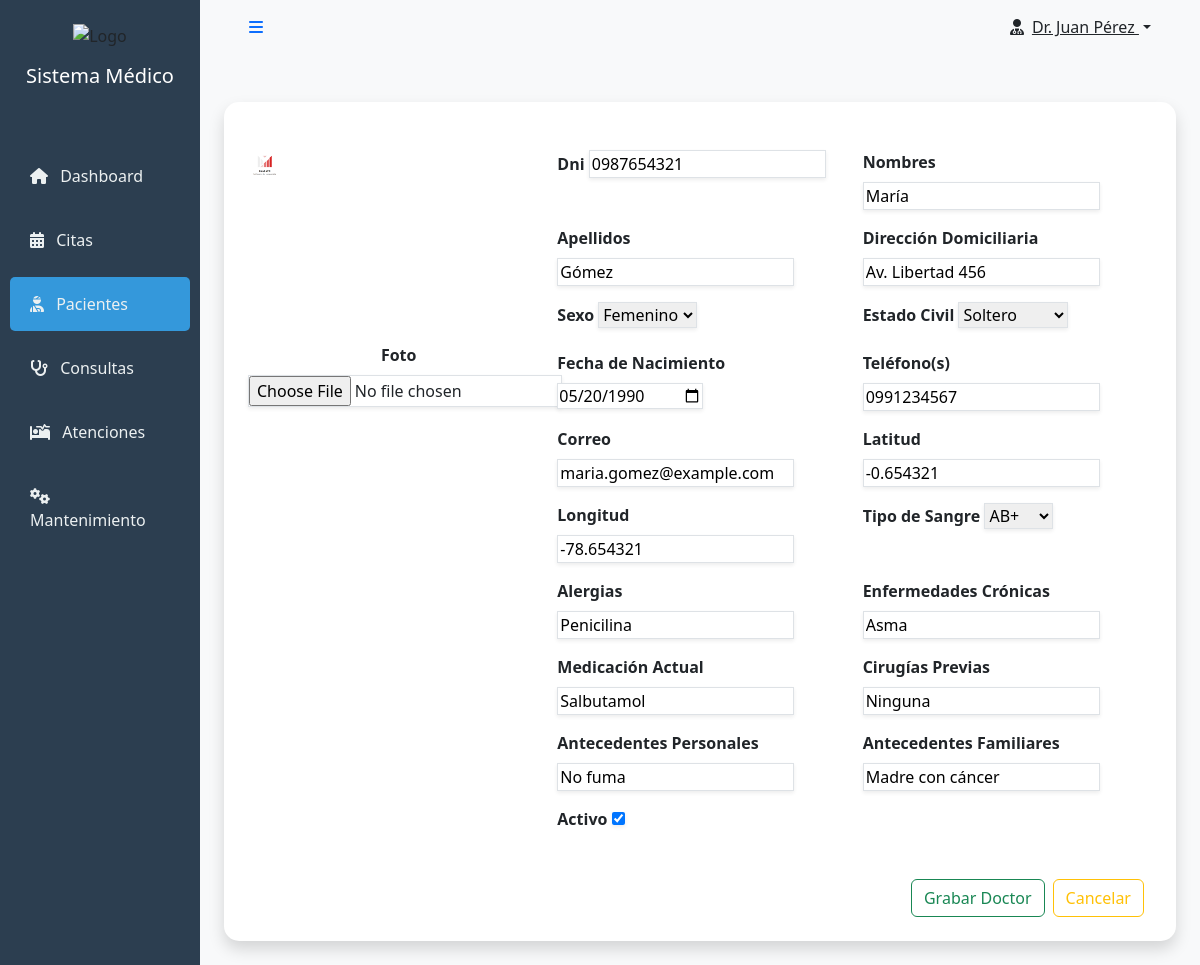
/patient_update/4/, run on the app's committed database.
### aplication/core/models.py (models this page shows, shortened)
class Paciente(models.Model):
    nombres = models.CharField(max_length=100, verbose_name="Nombres")
    apellidos = models.CharField(max_length=100, verbose_name="Apellidos")
    cedula = models.CharField(max_length=10, verbose_name="Cédula",validators=[valida_cedula])
    fecha_nacimiento = models.DateField(verbose_name="Fecha de Nacimiento")
    telefono = models.CharField(max_length=20, verbose_name="Teléfono(s)",validators=[phone_regex])
    email = models.EmailField(verbose_name="Correo", null=True, blank=True,unique=True)
    sexo = models.CharField(max_length=1, choices=SEX_CHOICES, verbose_name="Sexo")
    estado_civil = models.CharField(max_length=10, choices=CIVIL_CHOICES, verbose_name="Estado Civil")
    direccion = models.CharField(max_length=255, verbose_name="Dirección Domiciliaria")
    latitud = models.DecimalField(max_digits=18, decimal_places=6, verbose_name="Latitud", null=True, blank=True)
    longitud = models.DecimalField(max_digits=18, decimal_places=6, verbose_name="Longitud", null=True, blank=True)
    tipo_sangre = models.ForeignKey(TipoSangre, on_delete=models.SET_NULL, null=True, verbose_name="Tipo de Sangre",related_name="tipos_sangre")
    foto = models.ImageField(upload_to='pacientes/', verbose_name="Foto", null=True, blank=True)
    alergias = models.CharField(max_length=100,verbose_name="Alergias", null=True, blank=True)
    enfermedades_cronicas = models.CharField(max_length=100,verbose_name="Enfermedades Crónicas", null=True, blank=True)
    medicacion_actual = models.CharField(max_length=100,verbose_name="Medicación Actual", null=True, blank=True)
    cirugias_previas = models.CharField(max_length=100,verbose_name="Cirugías Previas", null=True, blank=True)
    antecedentes_personales = models.TextField(verbose_name="Antecedentes Personales", null=True, blank=True)
    antecedentes_familiares = models.TextField(verbose_name="Antecedentes Familiares", null=True, blank=True)
    activo = models.BooleanField(default=True,verbose_name="Activo")
    objects = models.Manager()  # Manager predeterminado
    active_patient = ActivePatientManager()  # Manager Personalizado
    class Meta:
        ordering = ['apellidos']
        indexes = [models.Index(fields=['apellidos'])]
        verbose_name = "Paciente"
        verbose_name_plural = "Pacientes"

### aplication/core/views/patient.py (the view, shortened to what this page needs)
# urls.py: path('patient_update/<int:pk>/', PatientUpdateView.as_view(),name='patient_update'),
class PatientUpdateView(UpdateView):
    model = Paciente
    template_name = 'core/patient/form.html'
    form_class = PatientForm
    success_url = reverse_lazy('core:patient_list')
    def get_context_data(self, **kwargs):
        context = super().get_context_data()
        context['grabar'] = 'Actualizar Proveedor'
        context['back_url'] = self.success_url
        return context

### aplication/core/models.py (called while the page is built)
    def __str__(self):
        return self.tipo

### template/core/patient/form.html (shortened to what this page needs)
<!DOCTYPE html>
<html lang="es">
<head>
     {% load static %}
    <link href="https://cdnjs.cloudflare.com/ajax/libs/bootstrap/5.3.2/css/bootstrap.min.css" rel="stylesheet">
    <link href="https://cdnjs.cloudflare.com/ajax/libs/font-awesome/6.4.2/css/all.min.css" rel="stylesheet">
</head>
<body>
<div class="container-fluid">
    <div class="row">
        <div class="col-md-3 col-lg-2 px-0 sidebar">
            <div class="text-center py-4">
                <img src="/api/placeholder/150/50" alt="Logo" class="mb-3">
                <h5 class="text-white">Sistema Médico</h5>
            </div>
            <nav class="nav flex-column mt-4">
                <a class="nav-link" href="#"><i class="fas fa-home me-2"></i> Dashboard</a>
                <a class="nav-link" href="#"><i class="fas fa-calendar-alt me-2"></i> Citas</a>
                <a class="nav-link active" href="#"><i class="fas fa-user-injured me-2"></i> Pacientes</a>
                <a class="nav-link" href="#"><i class="fas fa-stethoscope me-2"></i> Consultas</a>
                <a class="nav-link" href="#"><i class="fas fa-procedures me-2"></i> Atenciones</a>
                <a class="nav-link" href="#"><i class="fas fa-cogs me-2"></i> Mantenimiento</a>
            </nav>
        </div>
        <div class="col-md-9 col-lg-10 px-md-4 main-content">
            <nav class="navbar navbar-expand-lg navbar-light sticky-top mb-4">
                <div class="container-fluid">
                    <button class="btn btn-link">
                        <i class="fas fa-bars"></i>
                    </button>
                    <div class="d-flex align-items-center">
                        <div class="dropdown">
                            <button class="btn btn-link dropdown-toggle text-dark" type="button" id="dropdownMenuButton" data-bs-toggle="dropdown">
                                <i class="fas fa-user-md me-2"></i>Dr. Juan Pérez
                            </button>
                        </div>
                    </div>
                </div>
            </nav>
    <form method="post" enctype="multipart/form-data" class="py-4">
      <div class="card shadow p-4">
        <div class="row g-0">
            <div class="col-lg-4">
                <div id="imagenPreview" class="text-center mb-4">
                    {% if form.foto.value %}
                    <img id="imagenSeleccionada" src="{{ form.foto.value.url }}" class="rounded img-fluid" alt="Foto del cliente">
                    {% else %}
                    <img id="imagenSeleccionada" src="{% static 'img/empty.png' %}" class="rounded img-fluid" alt="Foto por defecto">
                    {% endif %}
                </div>
                <div class="text-center">
                    <label for="{{ form.foto.id_for_label }}" class="form-label fw-bold">{{ form.foto.label }}</label>
                    {{ form.foto }}
                </div>
            </div>
            <div class="col-lg-8 px-2">
                <div class="row">
                    <div class="col-md-6 mb-3">
                        <label for="{{ form.cedula.id_for_label }}" class="form-label fw-bold">{{ form.cedula.label }}</label>
                        {{ form.cedula }}
                    </div>
                    <div class="col-md-6 mb-3">
                        <label for="{{ form.nombres.id_for_label }}" class="form-label fw-bold">{{ form.nombres.label }}</label>
                        {{ form.nombres }}
                    </div>
                    <div class="col-md-6 mb-3">
                        <label for="{{ form.apellidos.id_for_label }}" class="form-label fw-bold">{{ form.apellidos.label }}</label>
                        {{ form.apellidos }}
                    </div>
                    <div class="col-md-6 mb-3">
                        <label for="{{ form.direccion.id_for_label }}" class="form-label fw-bold">{{ form.direccion.label }}</label>
                        {{ form.direccion }}
                    </div>
                    <div class="col-md-6 mb-3">
                        <label for="{{ form.sexo.id_for_label }}" class="form-label fw-bold">{{ form.sexo.label }}</label>
                        {{ form.sexo }}
                    </div>
                    <div class="col-md-6 mb-3">
                        <label for="{{ form.estado_civil.id_for_label }}" class="form-label fw-bold">{{ form.estado_civil.label }}</label>
                        {{ form.estado_civil }}
                    </div>
                    <div class="col-md-6 mb-3">
                        <label for="{{ form.fecha_nacimiento.id_for_label }}" class="form-label fw-bold">{{ form.fecha_nacimiento.label }}</label>
                        {{ form.fecha_nacimiento }}
                    </div>
                    <div class="col-md-6 mb-3">
                        <label for="{{ form.telefono.id_for_label }}" class="form-label fw-bold">{{ form.telefono.label }}</label>
                        {{ form.telefono }}
                    </div>
                    <div class="col-md-6 mb-3">
                        <label for="{{ form.email.id_for_label }}" class="form-label fw-bold">{{ form.email.label }}</label>
                        {{ form.email }}
                    </div>
                    <div class="col-md-6 mb-3">
                        <label for="{{ form.latitud.id_for_label }}" class="form-label fw-bold">{{ form.latitud.label }}</label>
                        {{ form.latitud }}
                    </div>
                    <div class="col-md-6 mb-3">
                        <label for="{{ form.longitud.id_for_label }}" class="form-label fw-bold">{{ form.longitud.label }}</label>
                        {{ form.longitud }}
                    </div>
                    <div class="col-md-6 mb-3">
                        <label for="{{ form.tipo_sangre.id_for_label }}" class="form-label fw-bold">{{ form.tipo_sangre.label }}</label>
                        {{ form.tipo_sangre }}
                    </div>
                    <div class="col-md-6 mb-3">
                        <label for="{{ form.alergias.id_for_label }}" class="form-label fw-bold">{{ form.alergias.label }}</label>
                        {{ form.alergias }}
                    </div>
                    <div class="col-md-6 mb-3">
                        <label for="{{ form.enfermedades_cronicas.id_for_label }}" class="form-label fw-bold">{{ form.enfermedades_cronicas.label }}</label>
                        {{ form.enfermedades_cronicas }}
                    </div>
                    <div class="col-md-6 mb-3">
                        <label for="{{ form.medicacion_actual.id_for_label }}" class="form-label fw-bold">{{ form.medicacion_actual.label }}</label>
                        {{ form.medicacion_actual }}
                    </div>
                    <div class="col-md-6 mb-3">
                        <label for="{{ form.cirugias_previas.id_for_label }}" class="form-label fw-bold">{{ form.cirugias_previas.label }}</label>
                        {{ form.cirugias_previas }}
                    </div>
                    <div class="col-md-6 mb-3">
                        <label for="{{ form.antecedentes_personales.id_for_label }}" class="form-label fw-bold">{{ form.antecedentes_personales.label }}</label>
                        {{ form.antecedentes_personales }}
                    </div>
                    <div class="col-md-6 mb-3">
                        <label for="{{ form.antecedentes_familiares.id_for_label }}" class="form-label fw-bold">{{ form.antecedentes_familiares.label }}</label>
                        {{ form.antecedentes_familiares }}
                    </div>
                    <div class="col-md-6 mb-3">
                        <label for="{{ form.activo.id_for_label }}" class="form-label fw-bold">{{ form.activo.label }}</label>
                        {{ form.activo }}
                    </div>
                </div>
                 <div class="d-flex justify-content-end mt-4">
                    <button class="btn btn-outline-success me-2" type="submit">Grabar Doctor</button>
                    <a class="btn btn-outline-warning" href="{% url 'core:patient_list'%}">Cancelar</a>
                </div>
            </div>
        </div>
       </div>
      </form>
     </div>
    </div>
</div>
</body>
</html>

### template/core/patient/form.html (style rules this page uses)
.sidebar { min-height: 100vh; background: #2c3e50; transition: all 0.3s; }
.sidebar .nav-link { color: #ecf0f1; transition: all 0.3s; padding: 15px 20px; border-radius: 5px; margin: 5px 10px; }
.sidebar .nav-link.active { background: #3498db; }
.main-content { background: #f8f9fa; }
.card { border: none; border-radius: 15px; box-shadow: 0 4px 6px rgba(0, 0, 0, 0.1); }

### data on the page
Paciente: cedula "0987654321", nombres "María", apellidos "Gómez", direccion "Av. Libertad 456", sexo "Femenino", estado_civil "Soltero", fecha_nacimiento "05/20/1990", telefono "0991234567", email "maria.gomez@example.com", latitud "-0.654321", longitud "-78.654321", tipo_sangre "AB+", alergias "Penicilina", enfermedades_cronicas "Asma", medicacion_actual "Salbutamol", cirugias_previas "Ninguna", antecedentes_personales "No fuma", antecedentes_familiares "Madre con cáncer", activo "☑"
